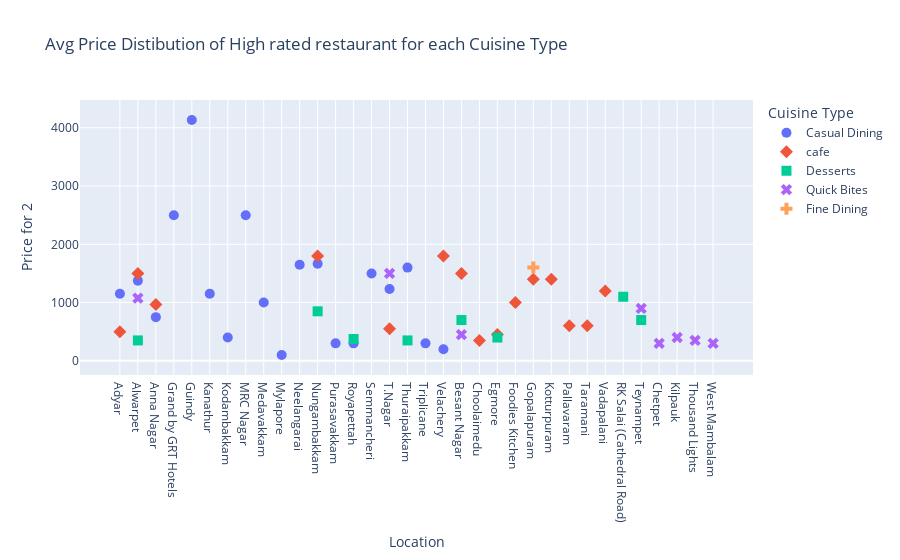

The cell this chart's notebook holds for it:
### Code cell
fig = px.scatter(highest_rated_price_df, x="Location", y="Price for 2", color="Cuisine Type", symbol="Cuisine Type",
title=' Avg Price Distibution of High rated restaurant for each Cuisine Type').update_traces(marker_size=10)
fig.show()

### Figure 1 — Plotly figure (JSON) as saved in the notebook; plotly's stock layout.template omitted (floating-point values rounded to 4 significant figures)
{"data": [{"hovertemplate": "Cuisine Type=Casual Dining<br>Location=%{x}<br>Price for 2=%{y}<extra></extra>", "legendgroup": "Casual Dining", "marker": {"color": "#636efa", "symbol": "circle", "size": 10}, "mode": "markers", "name": "Casual Dining", "orientation": "v", "showlegend": true, "x": ["Adyar", "Alwarpet", "Anna Nagar", "Grand by GRT Hotels", "Guindy", "Kanathur", "Kodambakkam", "MRC Nagar", "Medavakkam", "Mylapore", "Neelangarai", "Nungambakkam", "Purasavakkam", "Royapettah", "Semmancheri", "T.Nagar", "Thuraipakkam", "Triplicane", "Velachery"], "xaxis": "x", "y": [1150, 1375, 750, 2500, 4133.0, 1150, 400, 2500, 1000, 100, 1650, 1667.0, 300, 300, 1500, 1233.0, 1600, 300, 200], "yaxis": "y", "type": "scatter"}, {"hovertemplate": "Cuisine Type=cafe<br>Location=%{x}<br>Price for 2=%{y}<extra></extra>", "legendgroup": "cafe", "marker": {"color": "#EF553B", "symbol": "diamond", "size": 10}, "mode": "markers", "name": "cafe", "orientation": "v", "showlegend": true, "x": ["Adyar", "Alwarpet", "Anna Nagar", "Besant Nagar", "Choolaimedu", "Egmore", "Foodies Kitchen", "Gopalapuram", "Kotturpuram", "Nungambakkam", "Pallavaram", "T.Nagar", "Taramani", "Vadapalani", "Velachery"], "xaxis": "x", "y": [500, 1500, 966.7, 1500, 350, 450, 1000, 1400, 1400, 1800, 600, 550, 600, 1200, 1800], "yaxis": "y", "type": "scatter"}, {"hovertemplate": "Cuisine Type=Desserts<br>Location=%{x}<br>Price for 2=%{y}<extra></extra>", "legendgroup": "Desserts", "marker": {"color": "#00cc96", "symbol": "square", "size": 10}, "mode": "markers", "name": "Desserts", "orientation": "v", "showlegend": true, "x": ["Alwarpet", "Besant Nagar", "Egmore", "Nungambakkam", "RK Salai (Cathedral Road)", "Royapettah", "Teynampet", "Thuraipakkam"], "xaxis": "x", "y": [350, 700, 400, 850, 1100, 375, 700, 350], "yaxis": "y", "type": "scatter"}, {"hovertemplate": "Cuisine Type=Quick Bites<br>Location=%{x}<br>Price for 2=%{y}<extra></extra>", "legendgroup": "Quick Bites", "marker": {"color": "#ab63fa", "symbol": "x", "size": 10}, "mode": "markers", "name": "Quick Bites", "orientation": "v", "showlegend": true, "x": ["Alwarpet", "Besant Nagar", "Chetpet", "Kilpauk", "T.Nagar", "Teynampet", "Thousand Lights", "West Mambalam"], "xaxis": "x", "y": [1075, 450, 300, 400, 1500, 900, 350, 300], "yaxis": "y", "type": "scatter"}, {"hovertemplate": "Cuisine Type=Fine Dining<br>Location=%{x}<br>Price for 2=%{y}<extra></extra>", "legendgroup": "Fine Dining", "marker": {"color": "#FFA15A", "symbol": "cross", "size": 10}, "mode": "markers", "name": "Fine Dining", "orientation": "v", "showlegend": true, "x": ["Gopalapuram"], "xaxis": "x", "y": [1600], "yaxis": "y", "type": "scatter"}], "layout": {"xaxis": {"anchor": "y", "domain": [0, 1], "title": {"text": "Location"}, "type": "category", "range": [-2.287, 35.29], "autorange": true}, "yaxis": {"anchor": "x", "domain": [0, 1], "title": {"text": "Price for 2"}, "type": "linear", "range": [-745.1, 4978.0], "autorange": true}, "legend": {"title": {"text": "Cuisine Type"}, "tracegroupgap": 0}, "title": {"text": " Avg Price Distibution of High rated restaurant for each Cuisine Type"}, "autosize": true}}
